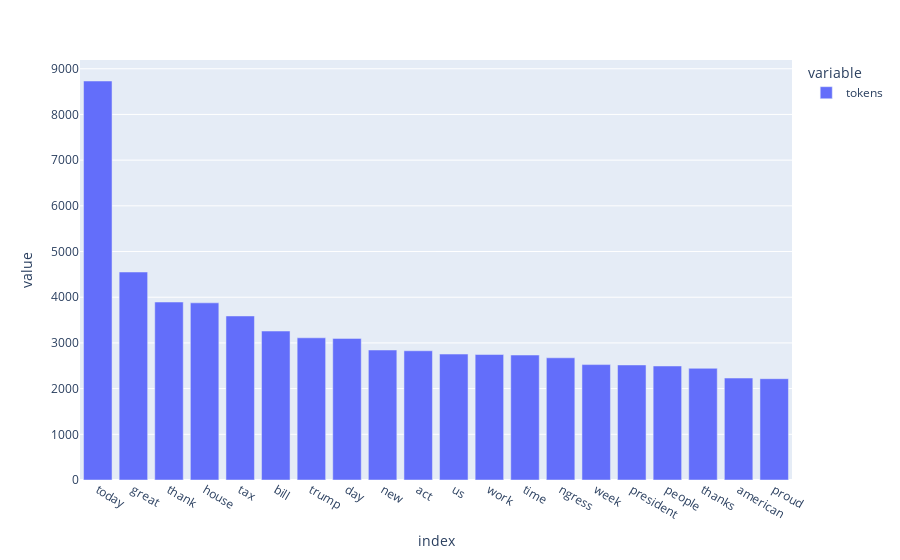

Notebook cell for this chart:
### Markdown cell above
### Visualing keywords (bar chart and word cloud)

### Code cell
tw = hero.visualization.top_words(df['tokens']).head(20)

import plotly.express as px
fig = px.bar(tw)
fig.show()
tw.head()

### Figure 1 — Plotly figure (JSON) as saved in the notebook; plotly's stock layout.template omitted (floating-point values rounded to 4 significant figures)
{"data": [{"alignmentgroup": "True", "hovertemplate": "variable=tokens<br>index=%{x}<br>value=%{y}<extra></extra>", "legendgroup": "tokens", "marker": {"color": "#636efa", "pattern": {"shape": ""}}, "name": "tokens", "offsetgroup": "tokens", "orientation": "v", "showlegend": true, "textposition": "auto", "type": "bar", "x": ["today", "great", "thank", "house", "tax", "bill", "trump", "day", "new", "act", "us", "work", "time", "ngress", "week", "president", "people", "thanks", "american", "proud"], "xaxis": "x", "y": [8732, 4552, 3895, 3877, 3590, 3260, 3112, 3099, 2845, 2828, 2756, 2746, 2735, 2674, 2526, 2518, 2495, 2444, 2231, 2217], "yaxis": "y"}], "layout": {"barmode": "relative", "legend": {"title": {"text": "variable"}, "tracegroupgap": 0}, "margin": {"t": 60}, "xaxis": {"anchor": "y", "domain": [0, 1], "title": {"text": "index"}}, "yaxis": {"anchor": "x", "domain": [0, 1], "title": {"text": "value"}}}}
